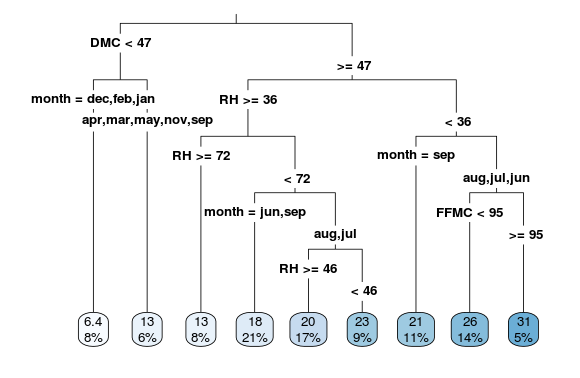

Write the R code that produced this figure.
library("rpart")
library("rpart.plot")

#Construcao de arvore de REGRESSAO com classe CONTINUA
# DataSet: FORESTFIRE atributos: X, Y => int mont, day => nominal FFMC,DMC,DC,ISI,temp => real, RH => int, wind => real, rain,area => real
#                     atributo CLASSE escolhido : temp 
#=================TREINAMENTO===============================

#Leitura de dados FORESTFIRE
dados_treina <- read.table('forestfires_treina.dat',header=TRUE,sep=",")

#Criacao do modelo de ARVORE REGRESSAO
arvore <- rpart(temp ~ X + Y + month + day + FFMC + DMC + DC + ISI + RH + wind + rain + area, data = dados_treina, method = "anova",parms = list(split = "Information"))


#PLOTA arvore criada
plot_arvore <- rpart.plot(arvore, type=3)

#=================TESTE====================================
#Leitura de dados FORESTFIRE
dados_teste <- read.table('forestfires_teste.dat',header=TRUE,sep=",")

#Classificando 129 instancias de treinamento
teste <- predict(arvore,dados_teste,type="vector")

#Resultado da classifacao
write.csv(teste,file="result_teste_fire.csv")
